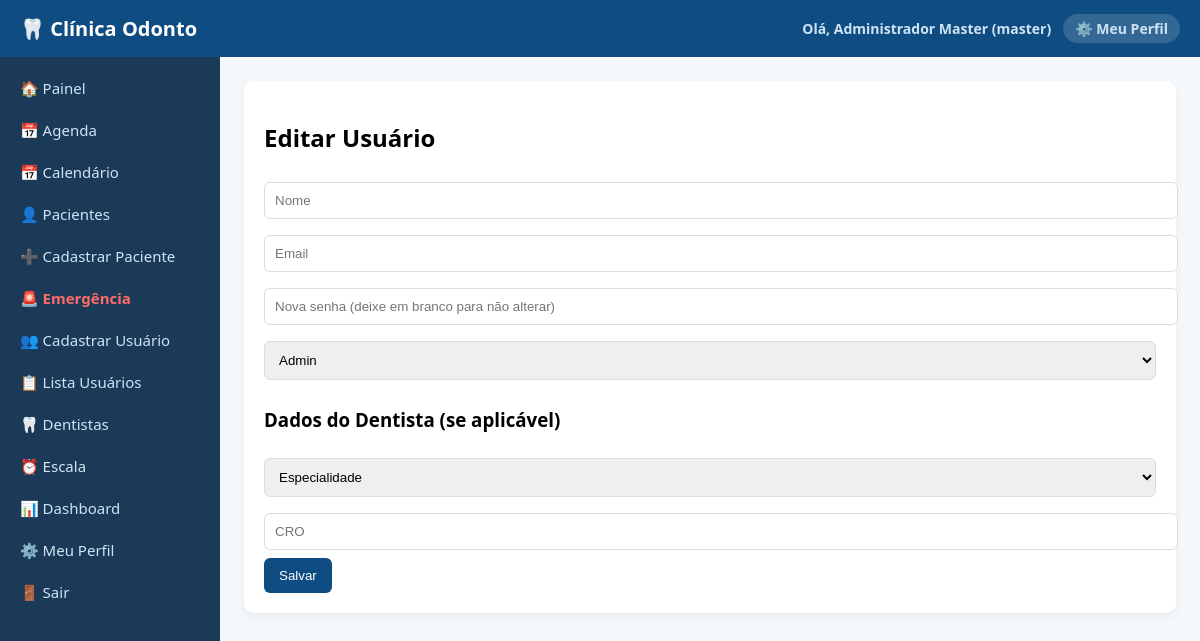
Page /usuarios/editar/9 (signed in) on the earlier database version.
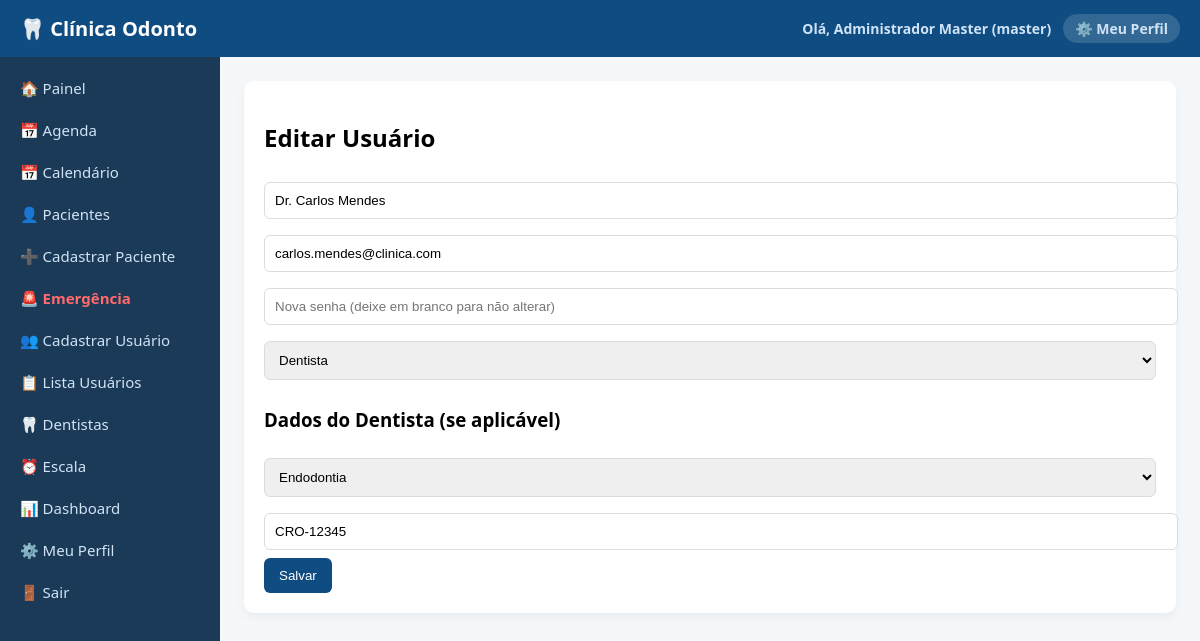
Same page on the later database version.
### tables this page shows
CREATE TABLE usuarios (
            id INTEGER PRIMARY KEY AUTOINCREMENT,
            nome TEXT,
            email TEXT UNIQUE,
            senha TEXT,
            tipo TEXT,
            especialidade TEXT,
            cro TEXT
        );

### routes/auth.py (the view)
@auth.route('/usuarios/editar/<int:id>')
@tipo_required(['master', 'admin'])
def editar_usuario(id):
    conn = get_db_connection()
    cur = conn.cursor()
    cur.execute(f'SELECT * FROM usuarios WHERE id = {p()}', (id,))
    row = cur.fetchone()
    usuario = row_as_dict(row, cur) if is_postgres() else row
    conn.close()
    return render_template('editar_usuario.html', usuario=usuario)

### db.py (called while the page is built)
def get_db_connection():
    if DATABASE_URL:
        import psycopg2
        import psycopg2.extras
        conn = psycopg2.connect(DATABASE_URL)
        conn.autocommit = False
        return conn
    else:
        conn = sqlite3.connect('database.db')
        conn.row_factory = sqlite3.Row
        return conn

def is_postgres():
    return bool(DATABASE_URL)

### routes/auth.py (called while the page is built)
def p():
    return '%s' if is_postgres() else '?'

### routes/utils.py (called while the page is built)
def tipo_required(tipos_permitidos):
    def decorator(func):
        @wraps(func)
        def wrapper(*args, **kwargs):
            if 'usuario_tipo' not in session:
                return redirect('/login')
            if session['usuario_tipo'] not in tipos_permitidos:
                return "<h1>Acesso negado</h1>"
            return func(*args, **kwargs)
        return wrapper
    return decorator

### templates/editar_usuario.html (shortened to what this page needs)
{% extends "base.html" %}
{% block content %}
<div class="card">
<h2>Editar Usuário</h2>
<form method="POST" action="/usuarios/atualizar/{{ usuario.id }}">
    <input name="nome" value="{{ usuario.nome }}" placeholder="Nome" required>
    <input name="email" value="{{ usuario.email }}" placeholder="Email" required>
    <input type="password" name="senha" placeholder="Nova senha (deixe em branco para não alterar)">
    <select name="tipo">
        <option value="admin"      {% if usuario.tipo == 'admin' %}selected{% endif %}>Admin</option>
        <option value="dentista"   {% if usuario.tipo == 'dentista' %}selected{% endif %}>Dentista</option>
    </select>
    <h3>Dados do Dentista (se aplicável)</h3>
    <select name="especialidade">
        <option value="">Especialidade</option>
        <option {% if usuario.especialidade == 'Endodontia' %}selected{% endif %}>Endodontia</option>
    </select>
    <input name="cro" value="{{ usuario.cro }}" placeholder="CRO">
    <button type="submit">Salvar</button>
</form>
</div>
{% endblock %}

Differences in the rows shown:
added usuarios: nome "Dr. Carlos Mendes", email "carlos.mendes@clinica.com", tipo "Dentista", especialidade "Endodontia", cro "CRO-12345"
Other differences:
form field tipo: "Admin" → (not shown)
form field especialidade: "Especialidade" → (not shown)
